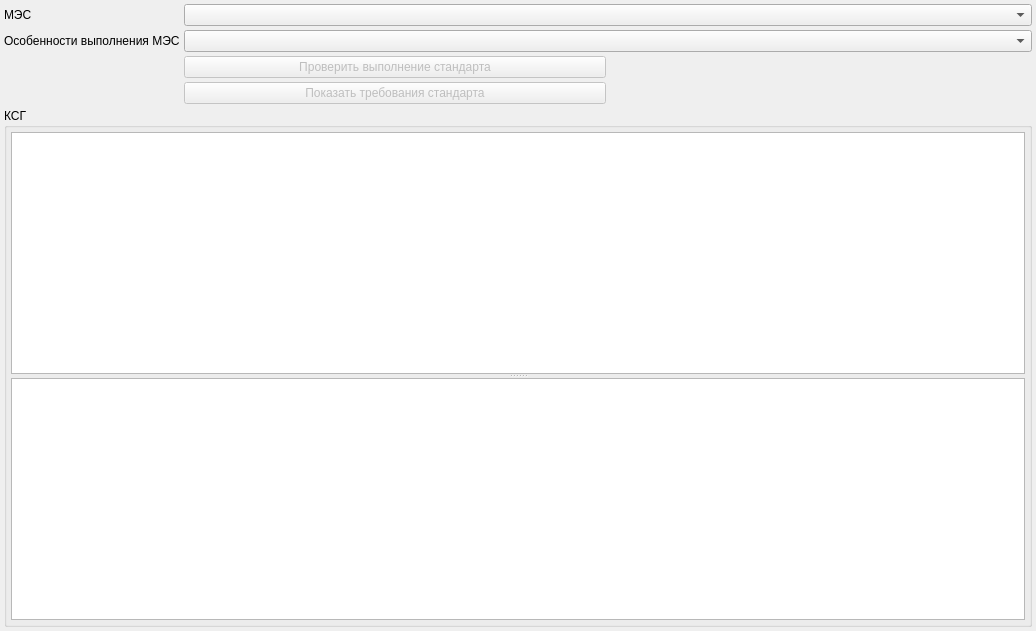
<?xml version="1.0" encoding="UTF-8"?>
<ui version="4.0">
 <class>EventMesPageWidget</class>
 <widget class="QWidget" name="EventMesPageWidget">
  <property name="geometry">
   <rect>
    <x>0</x>
    <y>0</y>
    <width>1036</width>
    <height>631</height>
   </rect>
  </property>
  <property name="windowTitle">
   <string>Form</string>
  </property>
  <layout class="QGridLayout" name="gridLayout">
   <property name="margin">
    <number>4</number>
   </property>
   <property name="spacing">
    <number>4</number>
   </property>
   <item row="1" column="0">
    <widget class="QLabel" name="lblMesSpecification">
     <property name="sizePolicy">
      <sizepolicy hsizetype="Maximum" vsizetype="Preferred">
       <horstretch>0</horstretch>
       <verstretch>0</verstretch>
      </sizepolicy>
     </property>
     <property name="text">
      <string>Особенности выполнения МЭС</string>
     </property>
     <property name="buddy">
      <cstring>cmbMesSpecification</cstring>
     </property>
    </widget>
   </item>
   <item row="1" column="1" colspan="2">
    <widget class="CRBComboBox" name="cmbMesSpecification"/>
   </item>
   <item row="0" column="0">
    <widget class="QLabel" name="lblMes">
     <property name="sizePolicy">
      <sizepolicy hsizetype="Maximum" vsizetype="Preferred">
       <horstretch>0</horstretch>
       <verstretch>0</verstretch>
      </sizepolicy>
     </property>
     <property name="text">
      <string>МЭС</string>
     </property>
     <property name="buddy">
      <cstring>cmbMes</cstring>
     </property>
    </widget>
   </item>
   <item row="4" column="1">
    <widget class="QPushButton" name="btnShowMes">
     <property name="enabled">
      <bool>false</bool>
     </property>
     <property name="text">
      <string>Показать требования стандарта</string>
     </property>
    </widget>
   </item>
   <item row="0" column="1" colspan="2">
    <widget class="CMESComboBox" name="cmbMes"/>
   </item>
   <item row="5" column="0" colspan="3">
    <widget class="QGroupBox" name="grpCSG">
     <property name="title">
      <string>КСГ</string>
     </property>
     <layout class="QVBoxLayout" name="verticalLayout">
      <property name="spacing">
       <number>4</number>
      </property>
      <property name="margin">
       <number>4</number>
      </property>
      <item>
       <widget class="QSplitter" name="splitter">
        <property name="orientation">
         <enum>Qt::Vertical</enum>
        </property>
        <widget class="CInDocTableView" name="tblCSGs"/>
        <widget class="CInDocTableView" name="tblCSGSubItems"/>
       </widget>
      </item>
     </layout>
    </widget>
   </item>
   <item row="3" column="1">
    <widget class="QPushButton" name="btnCheckMes">
     <property name="enabled">
      <bool>false</bool>
     </property>
     <property name="text">
      <string>Проверить выполнение стандарта</string>
     </property>
    </widget>
   </item>
  </layout>
 </widget>
 <customwidgets>
  <customwidget>
   <class>CRBComboBox</class>
   <extends>QComboBox</extends>
   <header>library/crbcombobox.h</header>
  </customwidget>
  <customwidget>
   <class>CInDocTableView</class>
   <extends>QTableView</extends>
   <header>library/InDocTable.h</header>
  </customwidget>
  <customwidget>
   <class>CMESComboBox</class>
   <extends>QComboBox</extends>
   <header>library/MES/MESComboBox.h</header>
  </customwidget>
 </customwidgets>
 <tabstops>
  <tabstop>cmbMes</tabstop>
  <tabstop>cmbMesSpecification</tabstop>
  <tabstop>btnCheckMes</tabstop>
  <tabstop>btnShowMes</tabstop>
  <tabstop>tblCSGs</tabstop>
 </tabstops>
 <resources/>
 <connections/>
</ui>
